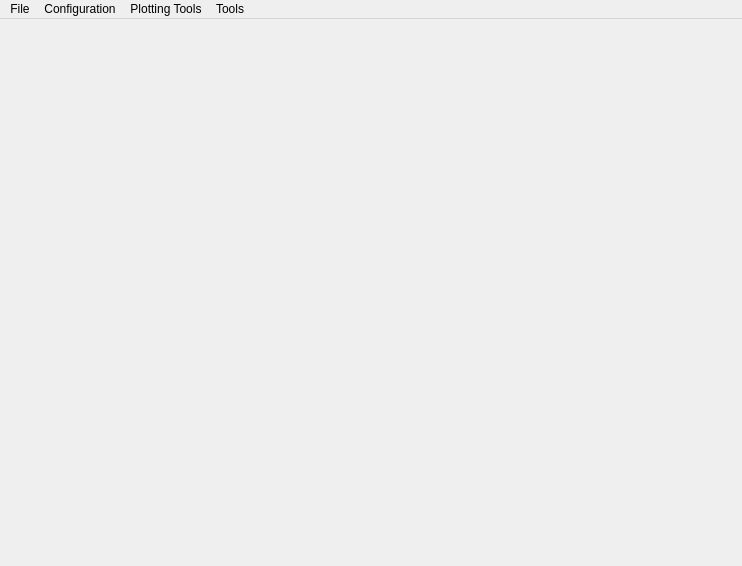
<?xml version="1.0" encoding="UTF-8"?>
<ui version="4.0">
 <class>MainWindow</class>
 <widget class="QMainWindow" name="MainWindow">
  <property name="enabled">
   <bool>true</bool>
  </property>
  <property name="geometry">
   <rect>
    <x>0</x>
    <y>0</y>
    <width>742</width>
    <height>566</height>
   </rect>
  </property>
  <property name="minimumSize">
   <size>
    <width>400</width>
    <height>400</height>
   </size>
  </property>
  <property name="maximumSize">
   <size>
    <width>3000</width>
    <height>3000</height>
   </size>
  </property>
  <property name="focusPolicy">
   <enum>Qt::NoFocus</enum>
  </property>
  <property name="windowTitle">
   <string>SimNDT</string>
  </property>
  <property name="locale">
   <locale language="English" country="UnitedStates"/>
  </property>
  <property name="toolButtonStyle">
   <enum>Qt::ToolButtonIconOnly</enum>
  </property>
  <property name="animated">
   <bool>true</bool>
  </property>
  <property name="dockNestingEnabled">
   <bool>false</bool>
  </property>
  <property name="dockOptions">
   <set>QMainWindow::AllowTabbedDocks|QMainWindow::AnimatedDocks</set>
  </property>
  <property name="unifiedTitleAndToolBarOnMac">
   <bool>false</bool>
  </property>
  <widget class="QWidget" name="centralwidget"/>
  <widget class="QMenuBar" name="menubar">
   <property name="geometry">
    <rect>
     <x>0</x>
     <y>0</y>
     <width>742</width>
     <height>22</height>
    </rect>
   </property>
   <widget class="QMenu" name="menuFile">
    <property name="title">
     <string>File</string>
    </property>
   </widget>
   <widget class="QMenu" name="menuConfiguration">
    <property name="title">
     <string>Configuration</string>
    </property>
    <widget class="QMenu" name="menuNew_Simulation_Scenario">
     <property name="toolTip">
      <string>New Scenario</string>
     </property>
     <property name="statusTip">
      <string>New Scenario</string>
     </property>
     <property name="title">
      <string>New Simulation Scenario</string>
     </property>
     <property name="icon">
      <iconset resource="resources.qrc">
       <normaloff>:/newImage.png</normaloff>:/newImage.png</iconset>
     </property>
     <widget class="QMenu" name="menuAdd_Microstructure">
      <property name="title">
       <string>Add Concrete Microstructure Model</string>
      </property>
      <addaction name="actionTwo_Phase_Model_Dry_Case"/>
      <addaction name="actionThree_Phase_Model_Dry_Case"/>
      <addaction name="separator"/>
      <addaction name="actionTwo_Phase_Model_Immersion_Case"/>
      <addaction name="actionThree_Phase_Model_Immersion_Case"/>
     </widget>
     <addaction name="actionNew_Geometry_Model"/>
     <addaction name="separator"/>
     <addaction name="actionAdd_Ellipse"/>
     <addaction name="actionAdd_Rectangle"/>
     <addaction name="separator"/>
     <addaction name="menuAdd_Microstructure"/>
     <addaction name="separator"/>
     <addaction name="actionLoad_Scenario_From_Image"/>
     <addaction name="actionPreview_Labeled_Scenario"/>
     <addaction name="separator"/>
    </widget>
    <widget class="QMenu" name="menuInspection_Setup">
     <property name="title">
      <string>Inspection Setup</string>
     </property>
     <addaction name="actionSingle_Launch_Inspection"/>
     <addaction name="actionLinear_Scan_Inspections"/>
     <addaction name="actionTomography_Inspections"/>
    </widget>
    <addaction name="menuNew_Simulation_Scenario"/>
    <addaction name="actionMaterials_Setup"/>
    <addaction name="actionBoundaty_Conditions_Setup"/>
    <addaction name="menuInspection_Setup"/>
    <addaction name="actionSimulation_Setup"/>
    <addaction name="actionCheck_Simulation_Setup"/>
    <addaction name="separator"/>
    <addaction name="actionRun_Simulation"/>
    <addaction name="separator"/>
    <addaction name="separator"/>
   </widget>
   <widget class="QMenu" name="menuPlotting_Tools">
    <property name="title">
     <string>Plotting Tools</string>
    </property>
    <widget class="QMenu" name="menuSingle_Launch_Inspections">
     <property name="title">
      <string>Single Launch Inspections</string>
     </property>
     <property name="icon">
      <iconset resource="resources.qrc">
       <normaloff>:/singleLaunch.png</normaloff>:/singleLaunch.png</iconset>
     </property>
     <addaction name="actionPlot_Receiver_Signals_SingleLaunch"/>
     <addaction name="actionPlot_Receiver_Signals_Spectra"/>
    </widget>
    <widget class="QMenu" name="menuLinear_Scan_Inspections">
     <property name="title">
      <string>Linear Scan Inspections</string>
     </property>
     <property name="icon">
      <iconset resource="resources.qrc">
       <normaloff>:/linearScan.png</normaloff>:/linearScan.png</iconset>
     </property>
     <addaction name="actionPlot_Receivers_Signals_LinearScan"/>
    </widget>
    <widget class="QMenu" name="menuTomography_Inspections">
     <property name="title">
      <string>Tomography Inspections</string>
     </property>
     <property name="icon">
      <iconset resource="resources.qrc">
       <normaloff>:/tomoSetup.png</normaloff>:/tomoSetup.png</iconset>
     </property>
     <addaction name="actionPlot_Receivers_Signals_Tomography"/>
    </widget>
    <addaction name="menuSingle_Launch_Inspections"/>
    <addaction name="menuLinear_Scan_Inspections"/>
    <addaction name="menuTomography_Inspections"/>
    <addaction name="separator"/>
   </widget>
   <widget class="QMenu" name="menuTools">
    <property name="title">
     <string>Tools</string>
    </property>
    <addaction name="actionCreate_Video_from_Images"/>
   </widget>
   <addaction name="menuFile"/>
   <addaction name="menuConfiguration"/>
   <addaction name="menuPlotting_Tools"/>
   <addaction name="menuTools"/>
  </widget>
  <widget class="QStatusBar" name="statusbar">
   <property name="autoFillBackground">
    <bool>false</bool>
   </property>
   <property name="sizeGripEnabled">
    <bool>false</bool>
   </property>
  </widget>
  <action name="actionMaterials_Setup">
   <property name="icon">
    <iconset resource="resources.qrc">
     <normaloff>:/material.png</normaloff>:/material.png</iconset>
   </property>
   <property name="text">
    <string>Materials Setup</string>
   </property>
   <property name="statusTip">
    <string>Materials Setup</string>
   </property>
  </action>
  <action name="actionBoundaty_Conditions_Setup">
   <property name="icon">
    <iconset resource="resources.qrc">
     <normaloff>:/boundary.png</normaloff>:/boundary.png</iconset>
   </property>
   <property name="text">
    <string>Boundary Conditions Setup</string>
   </property>
   <property name="statusTip">
    <string>Boundary Conditions Setup</string>
   </property>
  </action>
  <action name="actionSimulation_Setup">
   <property name="icon">
    <iconset resource="resources.qrc">
     <normaloff>:/simModel.png</normaloff>:/simModel.png</iconset>
   </property>
   <property name="text">
    <string>Simulation Setup</string>
   </property>
  </action>
  <action name="actionRun_Simulation">
   <property name="icon">
    <iconset resource="resources.qrc">
     <normaloff>:/runGL.png</normaloff>:/runGL.png</iconset>
   </property>
   <property name="text">
    <string>Run Simulation</string>
   </property>
   <property name="statusTip">
    <string>Run_Simulation</string>
   </property>
   <property name="shortcut">
    <string>Meta+Alt+R</string>
   </property>
  </action>
  <action name="actionCreate_Video_from_Images">
   <property name="icon">
    <iconset resource="resources.qrc">
     <normaloff>:/snapshots.png</normaloff>:/snapshots.png</iconset>
   </property>
   <property name="text">
    <string>Create Video from Images</string>
   </property>
   <property name="statusTip">
    <string>Create Video from Images</string>
   </property>
  </action>
  <action name="actionNew_Geometry_Model">
   <property name="icon">
    <iconset resource="resources.qrc">
     <normaloff>:/newImage.png</normaloff>:/newImage.png</iconset>
   </property>
   <property name="text">
    <string>New Geometry Model</string>
   </property>
   <property name="shortcut">
    <string>Meta+Alt+N</string>
   </property>
  </action>
  <action name="actionAdd_Ellipse">
   <property name="icon">
    <iconset resource="resources.qrc">
     <normaloff>:/ellipse.png</normaloff>:/ellipse.png</iconset>
   </property>
   <property name="text">
    <string>Add Ellipse</string>
   </property>
   <property name="statusTip">
    <string>Add Ellipse</string>
   </property>
   <property name="shortcut">
    <string>Meta+Alt+E</string>
   </property>
  </action>
  <action name="actionAdd_Rectangle">
   <property name="icon">
    <iconset resource="resources.qrc">
     <normaloff>:/rectangle.png</normaloff>:/rectangle.png</iconset>
   </property>
   <property name="text">
    <string>Add Rectangle</string>
   </property>
   <property name="statusTip">
    <string>Add Rectangle</string>
   </property>
   <property name="shortcut">
    <string>Meta+Alt+R</string>
   </property>
  </action>
  <action name="actionLoad_Scenario_From_Image">
   <property name="icon">
    <iconset resource="resources.qrc">
     <normaloff>:/loadImage.png</normaloff>:/loadImage.png</iconset>
   </property>
   <property name="text">
    <string>Load Scenario From Image</string>
   </property>
   <property name="statusTip">
    <string>Load Scenario From Image</string>
   </property>
   <property name="shortcut">
    <string>Meta+Alt+I</string>
   </property>
  </action>
  <action name="actionPreview_Labeled_Scenario">
   <property name="icon">
    <iconset resource="resources.qrc">
     <normaloff>:/previewImage.png</normaloff>:/previewImage.png</iconset>
   </property>
   <property name="text">
    <string>Preview Labeled Scenario</string>
   </property>
   <property name="statusTip">
    <string>Preview Labeled Scenario</string>
   </property>
   <property name="shortcut">
    <string>Meta+Alt+P</string>
   </property>
  </action>
  <action name="actionSingle_Launch_Inspection">
   <property name="checkable">
    <bool>true</bool>
   </property>
   <property name="icon">
    <iconset resource="resources.qrc">
     <normaloff>:/singleLaunch.png</normaloff>:/singleLaunch.png</iconset>
   </property>
   <property name="text">
    <string>Single Launch Inspection</string>
   </property>
   <property name="statusTip">
    <string>Single Launch Inspection</string>
   </property>
  </action>
  <action name="actionLinear_Scan_Inspections">
   <property name="checkable">
    <bool>true</bool>
   </property>
   <property name="icon">
    <iconset resource="resources.qrc">
     <normaloff>:/linearScan.png</normaloff>:/linearScan.png</iconset>
   </property>
   <property name="text">
    <string>Linear Scan Inspections</string>
   </property>
  </action>
  <action name="actionTomography_Inspections">
   <property name="checkable">
    <bool>true</bool>
   </property>
   <property name="icon">
    <iconset resource="resources.qrc">
     <normaloff>:/tomoSetup.png</normaloff>:/tomoSetup.png</iconset>
   </property>
   <property name="text">
    <string>Tomography Inspections</string>
   </property>
  </action>
  <action name="actionRotate_The_Scenario_90_Clockwise">
   <property name="icon">
    <iconset resource="resources.qrc">
     <normaloff>:/rotate90H.png</normaloff>:/rotate90H.png</iconset>
   </property>
   <property name="text">
    <string>Rotate The Scenario 90º Clockwise</string>
   </property>
   <property name="toolTip">
    <string>Rotate The Scenario 90º Clockwise</string>
   </property>
  </action>
  <action name="actionRotate_The_Scenario_90_Counter_Clockwise">
   <property name="icon">
    <iconset resource="resources.qrc">
     <normaloff>:/rotate90A.png</normaloff>:/rotate90A.png</iconset>
   </property>
   <property name="text">
    <string>Rotate The Scenario 90º Counter Clockwise</string>
   </property>
   <property name="toolTip">
    <string>Rotate The Scenario 90º Counter Clockwise</string>
   </property>
  </action>
  <action name="actionCheck_Simulation_Setup">
   <property name="icon">
    <iconset resource="resources.qrc">
     <normaloff>:/check3.png</normaloff>:/check3.png</iconset>
   </property>
   <property name="text">
    <string>Check Simulation Setup</string>
   </property>
  </action>
  <action name="actionPlot_Receiver_Signals_SingleLaunch">
   <property name="icon">
    <iconset resource="resources.qrc">
     <normaloff>:/signal.png</normaloff>:/signal.png</iconset>
   </property>
   <property name="text">
    <string>Plot Receiver Signals</string>
   </property>
  </action>
  <action name="actionPlot_Receiver_Signals_Spectra">
   <property name="icon">
    <iconset resource="resources.qrc">
     <normaloff>:/fft.png</normaloff>:/fft.png</iconset>
   </property>
   <property name="text">
    <string>Plot Receiver Spectra</string>
   </property>
  </action>
  <action name="actionPlot_Receivers_Signals_LinearScan">
   <property name="icon">
    <iconset resource="resources.qrc">
     <normaloff>:/signal.png</normaloff>:/signal.png</iconset>
   </property>
   <property name="text">
    <string>Plot Receivers Signals</string>
   </property>
  </action>
  <action name="actionPlot_Receivers_Signals_Tomography">
   <property name="icon">
    <iconset resource="resources.qrc">
     <normaloff>:/signal.png</normaloff>:/signal.png</iconset>
   </property>
   <property name="text">
    <string>Plot Receivers Signals</string>
   </property>
  </action>
  <action name="actionAdd_Two_Phase_Concrete_Microstructure">
   <property name="text">
    <string>Add Two-Phase Concrete Microstructure</string>
   </property>
  </action>
  <action name="actionAdd_Three_Phase_Concrete_Microstructure">
   <property name="text">
    <string>Add Three-Phase Concrete Microstructure</string>
   </property>
  </action>
  <action name="actionTwo_Phase_Model_Dry_Case">
   <property name="text">
    <string>Two-Phase Model (Dry Case)</string>
   </property>
  </action>
  <action name="actionThree_Phase_Model_Dry_Case">
   <property name="text">
    <string>Three-Phase Model (Dry Case)</string>
   </property>
  </action>
  <action name="actionTwo_Phase_Model_Immersion_Case">
   <property name="text">
    <string>Two-Phase Model (Immersion Case)</string>
   </property>
  </action>
  <action name="actionThree_Phase_Model_Immersion_Case">
   <property name="text">
    <string>Three-Phase Model (Immersion Case)</string>
   </property>
  </action>
 </widget>
 <resources>
  <include location="resources.qrc"/>
 </resources>
 <connections/>
</ui>
